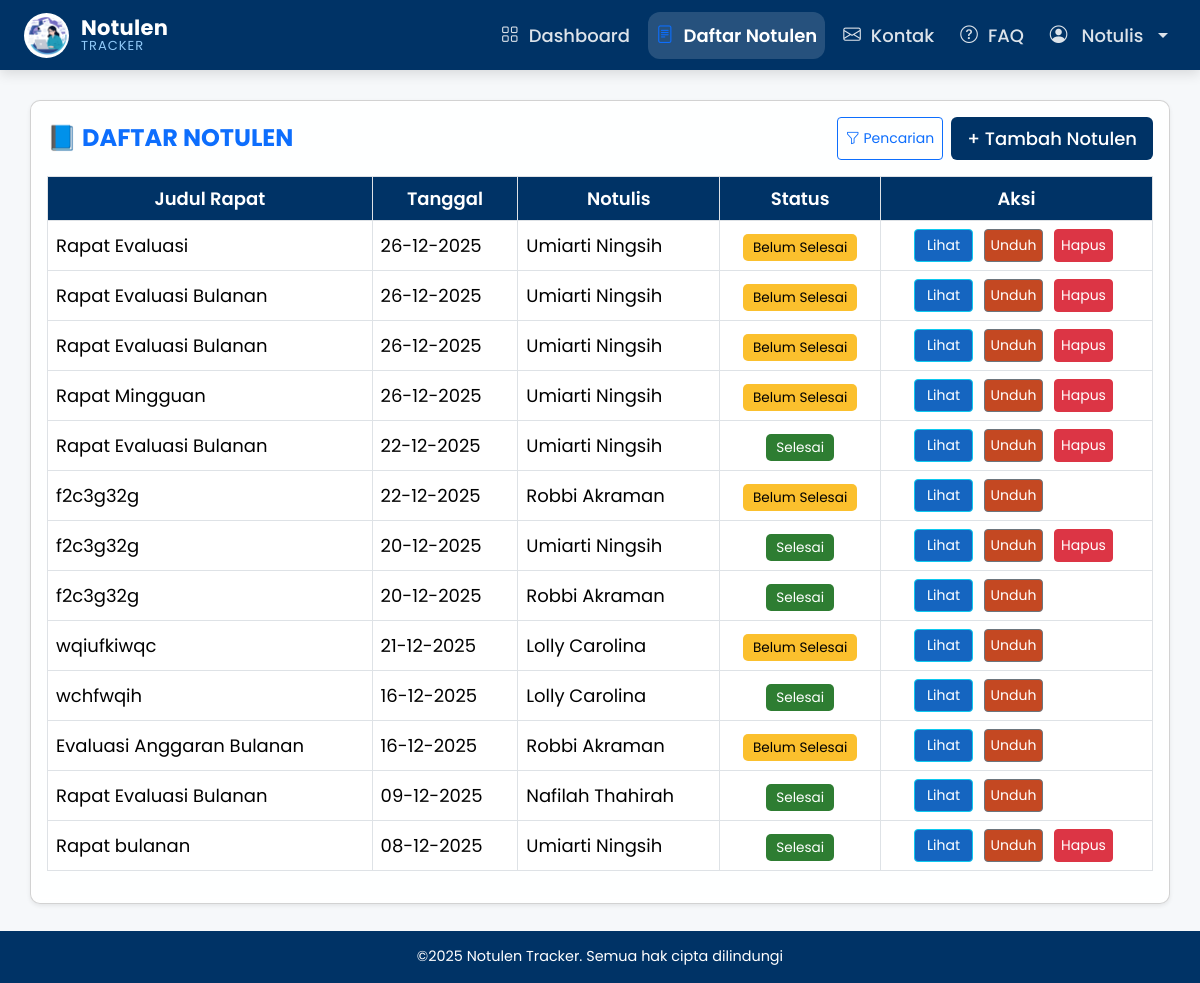
The app's page /api/daftar_notulen.php (signed in), older data.
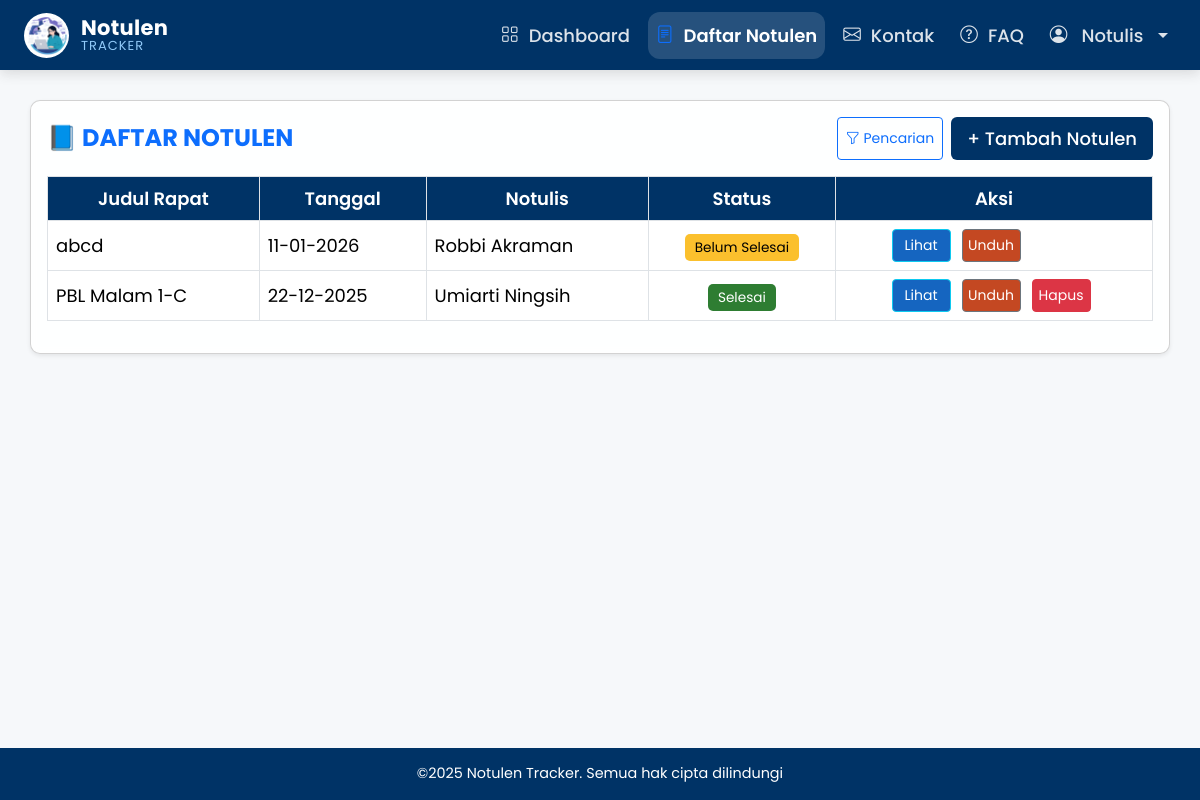
The same page, newer data.
### tables this page shows
CREATE TABLE `pengguna` (
  `id` int NOT NULL,
  `nim` varchar(20) DEFAULT NULL,
  `nama_lengkap` varchar(150) DEFAULT NULL,
  `prodi` varchar(150) DEFAULT NULL,
  `tgl_lahir` date DEFAULT NULL,
  `email` varchar(150) DEFAULT NULL,
  `password` varchar(255) DEFAULT NULL,
  `role` enum('notulis','admin','peserta') DEFAULT 'peserta',
  `foto_profile` varchar(100) DEFAULT 'user.png',
  `bergabung_sejak` date DEFAULT NULL
);

CREATE TABLE `rapat` (
  `id` int NOT NULL,
  `judul` varchar(255) NOT NULL,
  `tanggal` date NOT NULL,
  `waktu` time NOT NULL,
  `tempat` varchar(150) NOT NULL,
  `penyelenggara` varchar(150) NOT NULL,
  `notulis` varchar(150) NOT NULL,
  `peserta` text NOT NULL,
  `catatan` text NOT NULL,
  `status` varchar(30) NOT NULL
);

### api/daftar_notulen.php (the view, shortened to what this page needs)
<?php
  $user_id = $_SESSION['id'];
  $conn = mysqli_connect("localhost", "root", "", "notulen_db");
  $query_profile = "SELECT nama_lengkap, email, foto_profile, role FROM pengguna WHERE id = ?";
  $stmt = mysqli_prepare($conn, $query_profile);
  mysqli_stmt_bind_param($stmt, "i", $user_id);
  mysqli_stmt_execute($stmt);
  $result = mysqli_stmt_get_result($stmt);
  $profile_db = mysqli_fetch_assoc($result);
  $role_display  = !empty($profile_db['role']) ? $profile_db['role'] : 'Peserta';
  $role_check    = strtolower($role_display);
  $nama_lengkap_user = $profile_db['nama_lengkap'];
  if ($role_check === 'notulis' || $role_check === 'admin') {
      $sql_query = "SELECT * FROM rapat ORDER BY id DESC";
  } else {
      $sql_query = "SELECT * FROM rapat WHERE peserta LIKE '%$nama_lengkap_user%' ORDER BY id DESC";
  }
  $query = mysqli_query($conn, $sql_query);
?>
<!DOCTYPE html>
<html lang="id">
<head>
    <link href="https://cdn.jsdelivr.net/npm/bootstrap@5.3.3/dist/css/bootstrap.min.css" rel="stylesheet">
    <link href="https://cdn.jsdelivr.net/npm/bootstrap-icons/font/bootstrap-icons.css" rel="stylesheet">
</head>
<body>
  <nav class="navbar navbar-expand-lg navbar-dark fixed-top px-4 custom-navbar">
    <a class="navbar-brand brand-pro" href="dashboard.php">
      <img src="logono.png" alt="Logo">
      <div class="brand-info">
        <span class="brand-name">Notulen</span>
        <span class="brand-tagline">TRACKER</span>
      </div>
    </a>
    <div class="collapse navbar-collapse" id="navbarNav">
      <ul class="navbar-nav ms-auto nav-effect">
        <li class="nav-item">
          <a class="nav-link" href="dashboard.php">
            <i class="bi bi-grid"></i>
            <span>Dashboard</span>
          </a>
        </li>
        <li class="nav-item">
          <a class="nav-link active" href="daftar_notulen.php">
            <i class="bi bi-file-text"></i>
            <span>Daftar Notulen</span>
          </a>
        </li>
        <li class="nav-item">
          <a class="nav-link" href="kontak.php">
            <i class="bi bi-envelope"></i>
            <span>Kontak</span>
          </a>
        </li>
        <li class="nav-item">
          <a class="nav-link" href="FAQ.php">
            <i class="bi bi-question-circle"></i>
            <span>FAQ</span>
          </a>
        </li>
        <li class="nav-item dropdown">
          <a class="nav-link dropdown-toggle" href="#" id="userDropdown" role="button" data-bs-toggle="dropdown">
            <i class="bi bi-person-circle me-1"></i> <?php echo ucwords(htmlspecialchars($role_display)); ?>
          </a>
        </li>
      </ul>
    </div>
  </nav>
  <div class="full-container">
    <div class="card shadow-sm">
      <div class="card-body">
        <div class="d-flex justify-content-between align-items-center mb-3">
          <h4 class="text-primary fw-bold mb-0">📘 DAFTAR NOTULEN</h4>
          <div class="d-flex gap-2">
            <button class="btn btn-outline-primary btn-sm" type="button" data-bs-toggle="collapse" data-bs-target="#filterPanel">
              <i class="bi bi-funnel"></i> Pencarian
            </button>
            <?php if ($role_check === 'notulis'): ?>
              <a href="input_rapat.php"><button class="btn-tambah-notulen">+ Tambah Notulen</button></a>
              <?php endif; ?>
            </div>
          </div>
          <div class="table-responsive">
            <table class="table table-bordered align-middle" id="notulenTable">
              <thead>
                <tr>
                  <th>Judul Rapat</th>
                  <th>Tanggal</th>
                  <th>Notulis</th>
                  <th>Status</th>
                  <th>Aksi</th>
                </tr>
              </thead>
              <tbody>
                <?php if (mysqli_num_rows($query) > 0): ?>
                <?php while($r = mysqli_fetch_assoc($query)):
                $detail = mysqli_query($conn,"SELECT * FROM rapat_detail WHERE id_rapat='".$r['id']."'");
                $hasil = [];
                while($d = mysqli_fetch_assoc($detail)){
                  $hasil[] = [$d['topik'],$d['pembahasan'],$d['tindak_lanjut'],$d['pic']];
                }
                $json_detail = json_encode([
                  "judul"         => $r["judul"],
                  "tanggal"       => $r["tanggal"],
                  "waktu"         => $r["waktu"],
                  "tempat"        => $r["tempat"],
                  "penyelenggara" => $r["penyelenggara"],
                  "notulis"       => $r["notulis"],
                  "peserta"       => explode(",", $r["peserta"]),
                  "pembahasan"    => $hasil,
                  "catatan"       => explode("\n", $r["catatan"]),
                  "status"        => $r["status"]
                ]);
                ?>
                <tr data-id="<?= $r['id'] ?>" data-detail='<?= htmlspecialchars($json_detail, ENT_QUOTES, 'UTF-8') ?>'>
                  <td><?= htmlspecialchars($r['judul']) ?></td>
                  <td><?= date('d-m-Y', strtotime($r['tanggal'])) ?></td>
                  <td><?= htmlspecialchars($r['notulis']) ?></td>
                  <td class="text-center"><?= $r['status'] == "Selesai" ? "<span class='status-selesai'>Selesai</span>" : "<span class='status-belum'>Belum Selesai</span>" ?>
                </td>
                <td class="text-center">
                  <div class="table-actions">
                    <button class="btn btn-lihat btn-sm btn-info text-white">Lihat</button>
                    <button class="btn btn-download-pdf btn-sm btn-secondary"
                    data-rapat-id="<?= $r['id'] ?>"
                    data-rapat-judul="<?= htmlspecialchars($r['judul']) ?>">
                    Unduh
                  </button>
                  <?php
                  if ($role_check === 'admin' || ($role_check === 'notulis' && $r['notulis'] === $nama_lengkap_user)):
                  ?>
                  <a href="hapus_rapat.php?id=<?= $r['id']; ?>"
                  onclick="return confirm('Apakah Anda yakin ingin menghapus data ini?')"
                  class="btn btn-danger btn-sm">Hapus</a>
                  <?php endif; ?>
                </div>
              </td>
            </tr>
            <?php endwhile; ?>
              <?php endif; ?>
            </tbody>
          </table>
        </div>
      </div>
    </div>
  </div>
  <br>
  <footer>©2025 Notulen Tracker. Semua hak cipta dilindungi</footer>
</body>
</html>

### api/daftar_notulen.php (style rules this page uses)
html, body { height: 100%; margin: 0; display: flex; flex-direction: column; padding-top: 50px; }
body { font-family: Poppins, system-ui, -apple-system, Segoe UI, Roboto; background: url('gambarr.png') no-repeat center center fixed !important; background-size: cover !important; position: relative; z-index: 0; font-size: 18px; }
body::before { content: ""; position: fixed; top: 0; left: 0; width: 100%; height: 100%; background-color: rgba(245, 247, 250, 0.85); z-index: -1; }
.card { border-radius: 10px; background: rgba(255, 255, 255, 0.9) !important; backdrop-filter: blur(5px); }
.full-container { width: 100%; padding: 0 30px; }
.custom-navbar { background-color: #003366; height: 70px; box-shadow: 0 4px 12px rgba(0,0,0,0.12); }
.nav-effect { gap: 10px; }
.nav-effect .nav-link { color: #dce3ea !important; padding: 10px 18px; border-radius: 12px; display: flex; align-items: center; gap: 10px; font-weight: 500; transition: all 0.3s ease; position: relative; }
.navbar-nav .nav-link.active { background: rgba(255,255,255,0.15); color: #ffffff !important; font-weight: 600; }
.nav-effect .nav-link i { font-size: 1.1rem; transition: transform 0.3s ease; }
.nav-effect .nav-link.active i { color: #0d6efd; }
.brand-pro { display: flex; align-items: center; gap: 12px; text-decoration: none; }
.brand-pro img { width: 45px; height: 45px; border-radius: 50%; object-fit: cover; background: #ffffff; border: 2px solid rgba(255,255,255,0.2); transition: all 0.35s ease; }
.brand-info { display: flex; flex-direction: column; line-height: 1.1; }
.brand-name { font-size: 21px; font-weight: 700; color: #ffffff; letter-spacing: 0.3px; }
.brand-tagline { font-size: 13px; color: #90caf9; letter-spacing: 1px; }
.card { border-radius: 10px; }
.table thead th { background-color: #003366; color: white; text-align: center; font-weight: 600; }
.status-belum { background-color: #fbc02d; color: #000; padding: 4px 10px; border-radius: 5px; font-size: 0.85rem; }
.status-selesai { background-color: #2e7d32; color: white; padding: 4px 10px; border-radius: 5px; font-size: 0.85rem; }
.btn-lihat { background-color: #1565c0; color: white; }
.btn-download-pdf { background-color: #c44822ff; color: white; }
.btn-tambah-notulen { background-color: #003366; color: white; font-weight: 500; border-radius: 6px; border: none; padding: 8px 16px; }
footer { background-color: #003366; color: white; text-align: center; padding: 15px 0; font-size: 0.9rem; margin-top: auto; }
.table-actions { display: grid; grid-template-columns: repeat(3, 65px); gap: 5px; justify-content: center; }
.table-actions .btn, .table-actions a { width: 59px; text-align: center; padding: 5px 0; }

Row changes from the older to the newer data that the page shows:
removed rapat: judul "Rapat Evaluasi", tanggal "26-12-2025", notulis "Umiarti Ningsih", status "Belum Selesai"
removed rapat: judul "Rapat Evaluasi Bulanan", tanggal "26-12-2025", notulis "Umiarti Ningsih", status "Belum Selesai"
removed rapat: judul "Rapat Evaluasi Bulanan", tanggal "26-12-2025", notulis "Umiarti Ningsih", status "Belum Selesai"
removed rapat: judul "Rapat Mingguan", tanggal "26-12-2025", notulis "Umiarti Ningsih", status "Belum Selesai"
removed rapat: judul "Rapat Evaluasi Bulanan", tanggal "22-12-2025", notulis "Umiarti Ningsih", status "Selesai"
removed rapat: judul "f2c3g32g", tanggal "22-12-2025", notulis "Robbi Akraman", status "Belum Selesai"
removed rapat: judul "f2c3g32g", tanggal "20-12-2025", notulis "Umiarti Ningsih", status "Selesai"
removed rapat: judul "f2c3g32g", tanggal "20-12-2025", notulis "Robbi Akraman", status "Selesai"
removed rapat: judul "wqiufkiwqc", tanggal "21-12-2025", notulis "Lolly Carolina", status "Belum Selesai"
removed rapat: judul "wchfwqih", tanggal "16-12-2025", notulis "Lolly Carolina", status "Selesai"
removed rapat: judul "Evaluasi Anggaran Bulanan", tanggal "16-12-2025", notulis "Robbi Akraman", status "Belum Selesai"
removed rapat: judul "Rapat Evaluasi Bulanan", tanggal "09-12-2025", notulis "Nafilah Thahirah", status "Selesai"
removed rapat: judul "Rapat bulanan", tanggal "08-12-2025", notulis "Umiarti Ningsih", status "Selesai"
added rapat: judul "abcd", tanggal "11-01-2026", notulis "Robbi Akraman", status "Belum Selesai"
added rapat: judul "PBL Malam 1-C", tanggal "22-12-2025", notulis "Umiarti Ningsih", status "Selesai"
